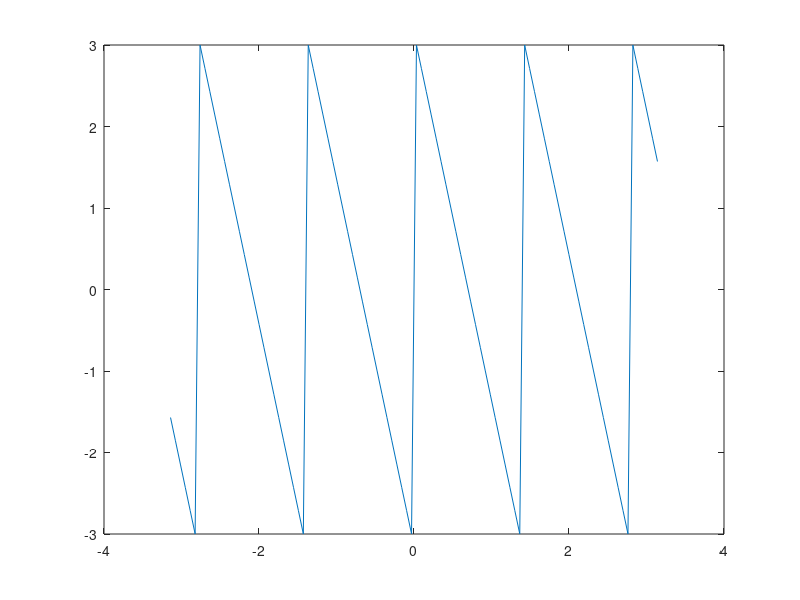

Source code (MATLAB):
x = linspace(-20,20);
y = -0.1*exp(-1*sqrt(-1)*9*(2*pi*x/40)/2)*(sin(10*(2*pi*x/40)/2)/sin((2*pi*x/40)/2));
plot((2*pi*x)/40,angle(y))